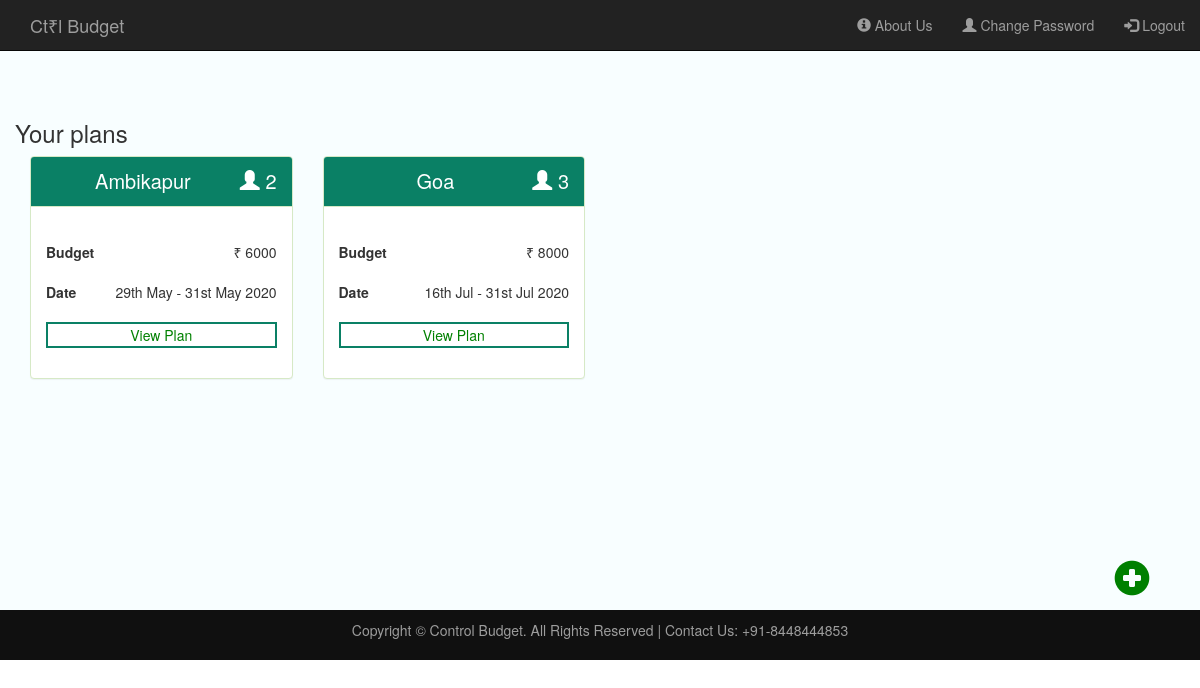
The page /home.php (signed in) on the database its author committed.
### tables this page shows
CREATE TABLE IF NOT EXISTS `plan` (
  `id` int(11) NOT NULL AUTO_INCREMENT,
  `title_trip` varchar(255) DEFAULT NULL,
  `_from` date DEFAULT NULL,
  `_to` date DEFAULT NULL,
  `ibudget` int(11) DEFAULT NULL,
  `no_of_people` int(11) DEFAULT NULL,
  `name_of_person` longtext,
  `user_id` int(11) DEFAULT NULL,
  PRIMARY KEY (`id`)
);

### home.php (the view, shortened to what this page needs)
<?php
require 'common.php';
?>
<!DOCTYPE html>
<html>
    <head>
        <link rel="stylesheet" href="https://maxcdn.bootstrapcdn.com/bootstrap/3.3.7/css/bootstrap.min.css" >
        <link rel="stylesheet" href="style.css" type="text/css">
    </head>
    <body>
        <?php
        include 'header.php';
        ?>
        <div class="bg">
            <div class="container">
                <br>
                <br>
                <br>
                <br>
                <div class="row">
                    <?php
                    $user_id = $_SESSION['user_id'];
                    $select_query = "SELECT * FROM plan WHERE plan.user_id='$user_id'";
                    $select_query_result = mysqli_query($con, $select_query)or die(mysqli_error($con));
                    if (mysqli_num_rows($select_query_result) == 0) {
                        ?>
                        <div class="col-xs-6 col-md-4">
                            <h4> You don't have any active plans.</h4>
                        </div>
                        <br>
                        <div class="thumbnail col-xs-5 col-md-3">
                            <center>
                                <br>
                                <br>
                                <br>
                                <span class="glyphicon glyphicon-plus-sign glyphicon-color"></span><a href="new_plan.php">Create a New Plan</a>
                                <br>
                                <br>
                                <br>
                                <br>
                            </center>
                        </div>
                        <?php
                    } else {
                        ?>
                        <br>
                        <div class="row">
                            <div class="col-xs-12 col-md-12">
                                <h3> Your plans</h3>
                            </div>
                        </div>
                        <?php
                        $content = array();
                        while ($row = mysqli_fetch_array($select_query_result)) {
                            array_push($content, $row);
                        }
                        for ($items = count($content) - 1; $items >= 0; $items--) {
                            ?>
                            <div class="col-xs-6 col-md-3">
                                <div class="panel panel-success">
                                    <div class="panel-heading pe">
                                        <center>
                                            <?php
                                            $nam = $content[$items]['title_trip'];
                                            echo $nam;
                                            $ids = $content[$items]['id'];
                                            ?>
                                            <div class="right">
                                                <span class="glyphicon glyphicon-user"></span><?php echo" " . $content[$items]['no_of_people']; ?>
                                            </div>
                                        </center>
                                    </div>
                                    <div class="panel-body">
                                        <br>
                                        <?php
                                        $idpass = $content[$items]['id'];
                                        ?>
                                        <b> Budget  </b>
                                        <div class="right">
                                            &#8377  <?php echo $content[$items]['ibudget']; ?>
                                        </div>
                                        <br>
                                        <br>
                                        <b>Date</b>
                                        <div class="right">
                                            <?php
                                            echo date('dS M', strtotime($content[$items]['_from'])) . " - " . date('dS M Y', strtotime($content[$items]['_to']));
                                            ?>
                                            <br>
                                            <br>
                                        </div>
                                        <form method="POST" action="view_plan.php?id=<?php echo $ids ?>&idp=<?php echo $idpass ?>">
                                            <div class="form-group">
                                                <button type="submit" name="submit" class="button1 btn-block">View Plan</button>
                                            </div>
                                        </form>
                                    </div>
                                </div>
                            </div>
                            <?php
                        }
                    }
                    ?>
                    <br>
                </div>
            </div>
        </div>
        <div class="right rightmargin">
            <a href="new_plan.php" > <span class="glyphicon glyphicon-plus-sign"></span></a>
        </div>
        <?php
        include 'footer.php';
        ?>
    </body>
</html>

### style.css (style rules this page uses)
html,body { height: 100%; }
.bg { background-color:rgb(248,254,255); min-height: 610px; }
.button1 { background-color: white; color: green; border: 2px solid #0a8065; }
.right { float: right; }
.rightmargin { margin: -50px 50px 0 0; }
.glyphicon.glyphicon-plus-sign { font-size: 36px; color: green; }
.panel-heading { font-size: 20px; background-color:#0a8065 !important; color:white !important; }

### rows shown on the page
plan: title_trip "Ambikapur", no_of_people "2", ibudget "6000", _from "29th May", _to "31st May 2020"
plan: title_trip "Goa", no_of_people "3", ibudget "8000", _from "16th Jul", _to "31st Jul 2020"
